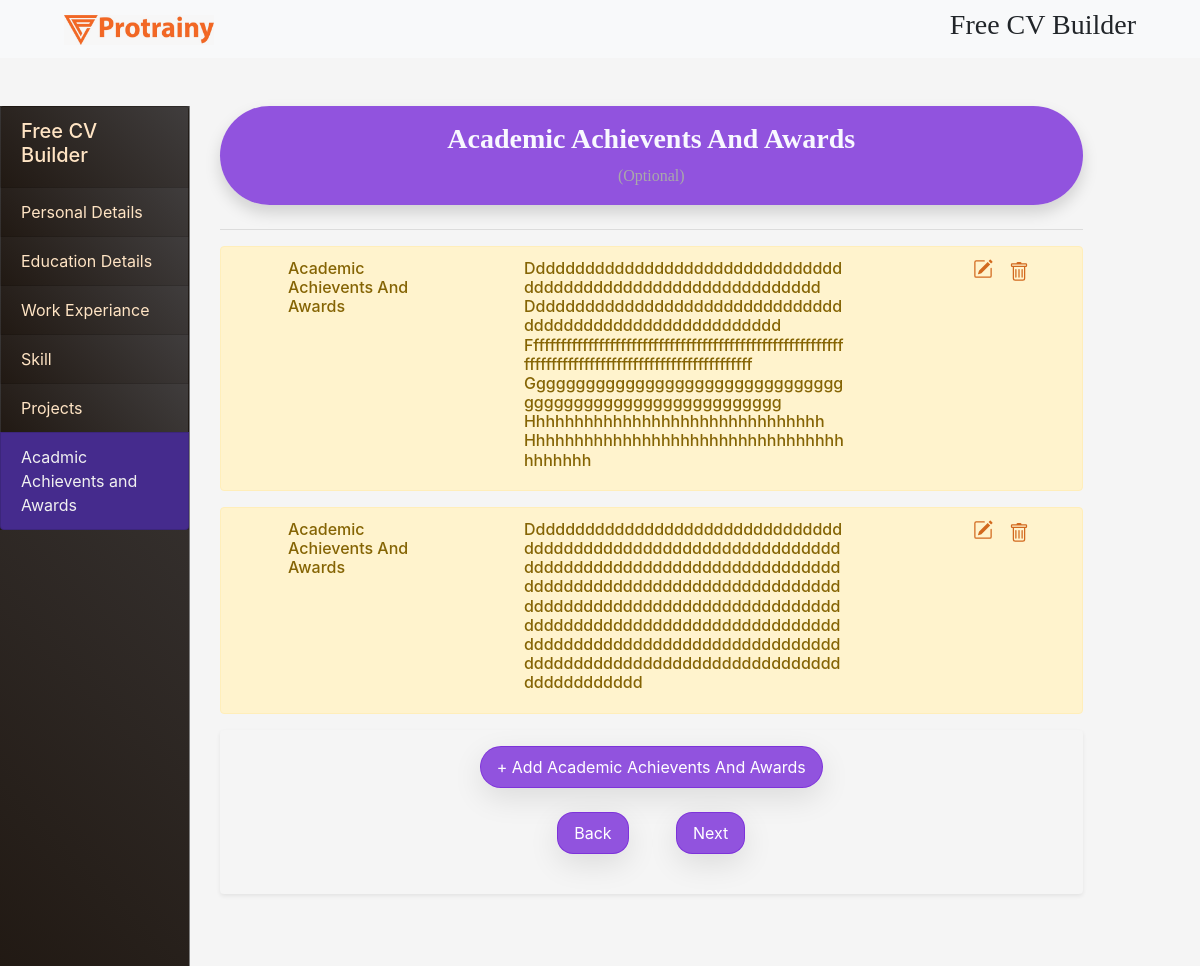
/extra, run on an earlier commit of the app's database.
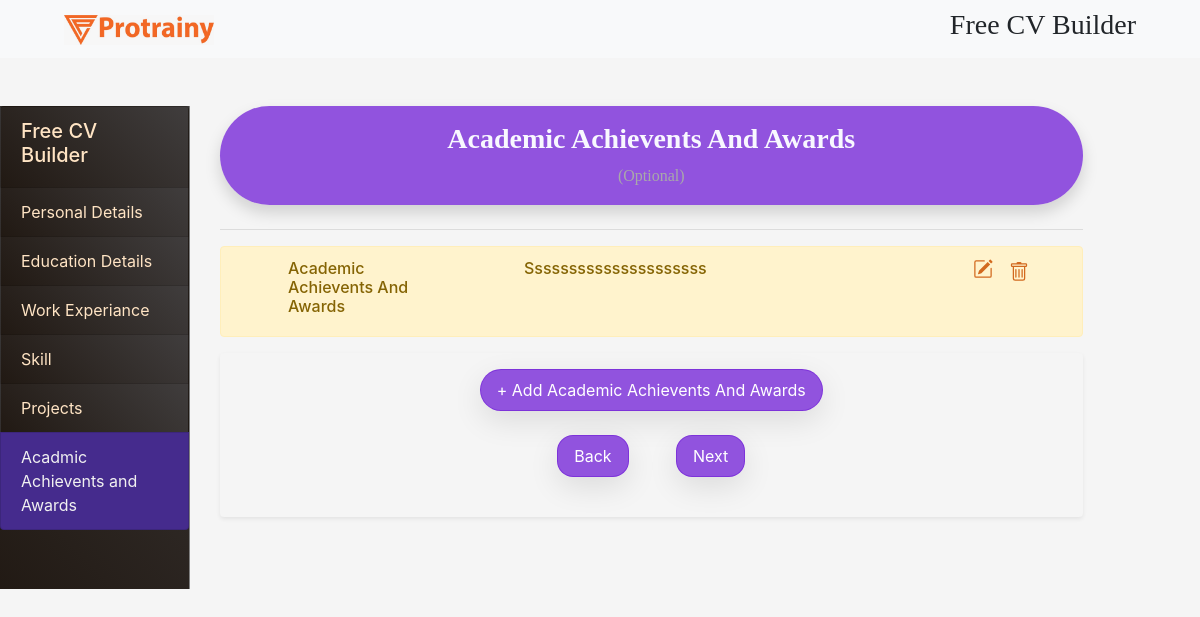
And on a later commit of the database.
### resume_maker/models.py (models this page shows, shortened)
class Achievements(models.Model):
    person = models.ForeignKey(Person,on_delete=models.CASCADE)
    achievement = models.TextField()

### resume_maker/views.py (the view)
# urls.py: path('extra', views.ext, name='academic'),
def ext(request, id=None):
    show = True
    person = Person.objects.last()
    ach = Achievements.objects.filter(person=person)
    if request.method == "POST":
        next = True
        form = AchievementsForm(request.POST)
        if form.is_valid():
            cd = form.cleaned_data
            achievement = cd.get('achievement')
            data = Achievements(achievement=achievement, person=person)
            temp = Achievements.objects.filter(achievement=achievement, person=person)
            if temp.exists():
                temp.update(achievement=achievement, person=person)
            else:
                data.save()
            show = True
            form = AchievementsForm()
            return render(request, "extra.html", {'next': next, "ach": form, "data": ach, "show": show})
    else:
        form = AchievementsForm()
        next = False
    return render(request, "extra.html", {'next': next, "ach": form, "show": show, "data": ach})

### templates/extra.html (shortened to what the changed rows need)
{% extends "getinput.html" %}
{% load crispy_forms_tags %}
{% block content %}
    <main class="row">
        <section class="col-md-9 my-4 col-sm-12">
            <div class="container">
                {% with count=1 %}
                    {% for i in data %}
                        <div id="del{{ forloop.counter }}">
                            <div class="alert alert-warning" role="alert">
                                <div class="d-flex justify-content-around row ">
                                    <div class="d-flex flex-column col col-md-2 ">
                                        <h6 class="text-capitalize">Academic Achievents And Awards</h6>
                                    </div>
                                    <div class="d-flex flex-column col col-md-5 ">
                                        <h6 class="text-capitalize adjusttext">{{ i.achievement }}</h6>
                                    </div>
                                    <div class="d-flex flex-wrap " style="max-width: 200px">
                                        <svg data-toggle="modal" data-target="#exampleModalCenter{{ forloop.counter }}"
                                             xmlns="http://www.w3.org/2000/svg" width="20" height="20"
                                             fill="currentColor"
                                             class="bi bi-pencil-square mx-3" viewBox="0 0 16 16">
                                            <path d="M15.502 1.94a.5.5 0 0 1 0 .706L14.459 3.69l-2-2L13.502.646a.5.5 0 0 1 .707 0l1.293 1.293zm-1.75 2.456l-2-2L4.939 9.21a.5.5 0 0 0-.121.196l-.805 2.414a.25.25 0 0 0 .316.316l2.414-.805a.5.5 0 0 0 .196-.12l6.813-6.814z"/>
                                            <path fill-rule="evenodd"
                                                  d="M1 13.5A1.5 1.5 0 0 0 2.5 15h11a1.5 1.5 0 0 0 1.5-1.5v-6a.5.5 0 0 0-1 0v6a.5.5 0 0 1-.5.5h-11a.5.5 0 0 1-.5-.5v-11a.5.5 0 0 1 .5-.5H9a.5.5 0 0 0 0-1H2.5A1.5 1.5 0 0 0 1 2.5v11z"/>
                                        </svg>
                                        <a href="/extra/{{ i.id }}">
                                        </a>
                                    </div>
                                </div>
                            </div>
                        </div>
                    {% endfor %}
                {% endwith %}
            </div>
        </section>
    </main>
{% endblock %}

What changed in the data, as far as the page shows it:
no longer on this page (row unchanged): Achievements: achievement "Dddddddddddddddddddddddddddddddddddddddddddddddddddddddddddddd Dddddddddddddddddddddddddddddddddddddddddddddddddddddddddd Ffffffffffffffffffffffffffffffffffffffffffffffffffffffffffffffffffffffffffffffffffffffffffffffffffff Gggggggggggggggggggggggggggggggggggggggggggggggggggggggggg Hhhhhhhhhhhhhhhhhhhhhhhhhhhhhhh Hhhhhhhhhhhhhhhhhhhhhhhhhhhhhhhhhhhhhhhh"
no longer on this page (row unchanged): Achievements: achievement "Dddddddddddddddddddddddddddddddddddddddddddddddddddddddddddddddddddddddddddddddddddddddddddddddddddddddddddddddddddddddddddddddddddddddddddddddddddddddddddddddddddddddddddddddddddddddddddddddddddddddddddddddddddddddddddddddddddddddddddddddddddddddddddddddddddddddddddd"
added Achievements: achievement "Sssssssssssssssssssss"
